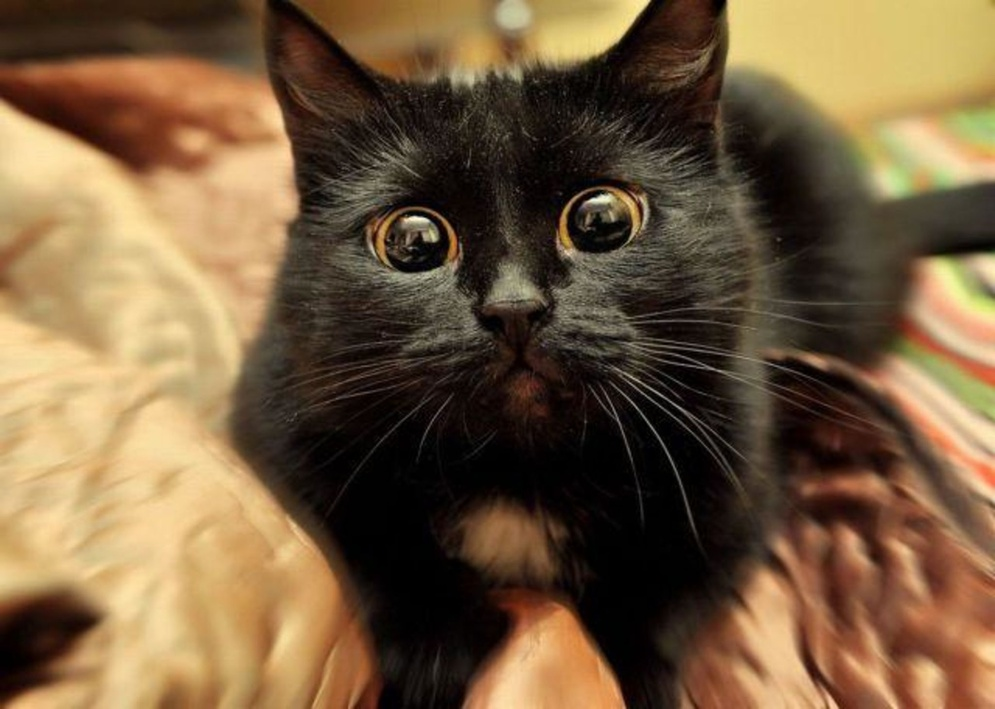
#> input picture PyCharm/pic/Cat.jpg, 995 x 709 px, shrunk from 2048 x 1459 before the run
$ jupyter execute 1.10_Lab7.ipynb
#> lines starting #> are read from the running program, lines starting #| are printed output that depends on the picture
# 1.10

###  Считать цветное изображение, конвертировать его в полутоновое, затем получить негатив полутонового изображения.

[cell 1]
import cv2
from matplotlib import pyplot as plt

[cell 2]
img = cv2.imread("pic/Cat.jpg", 0)
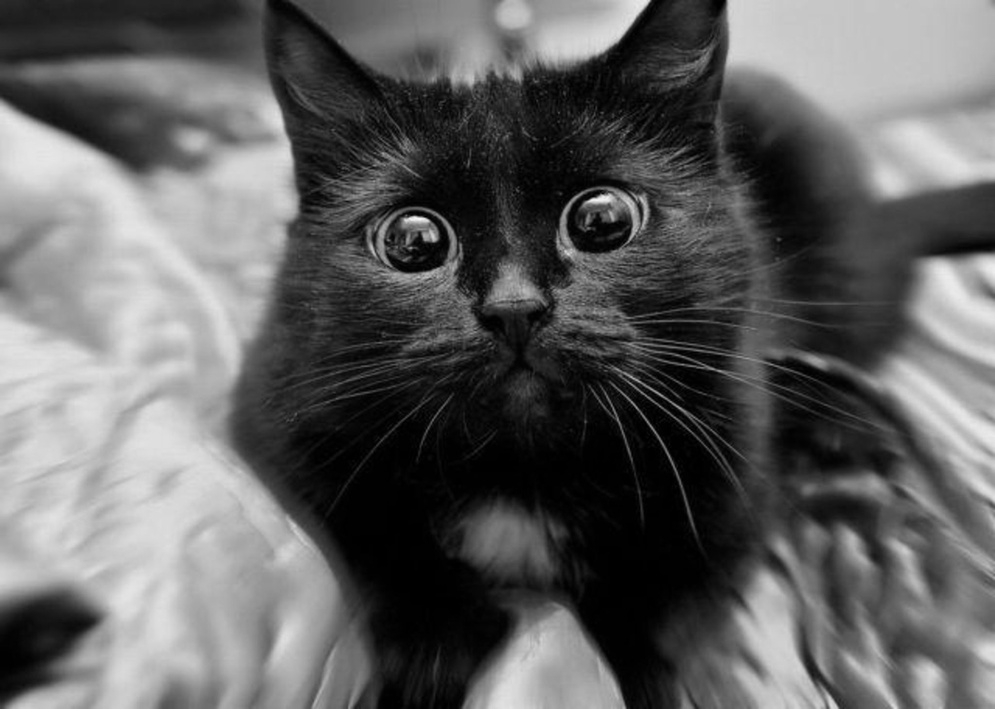
#> img: shape (709, 995); min 0, max 246, mean 96
img = cv2.cvtColor(img, cv2.COLOR_BGR2RGB)
#> img: shape (709, 995, 3)

Функция инвертирования изображения

[cell 3]
img = cv2.bitwise_not(img)
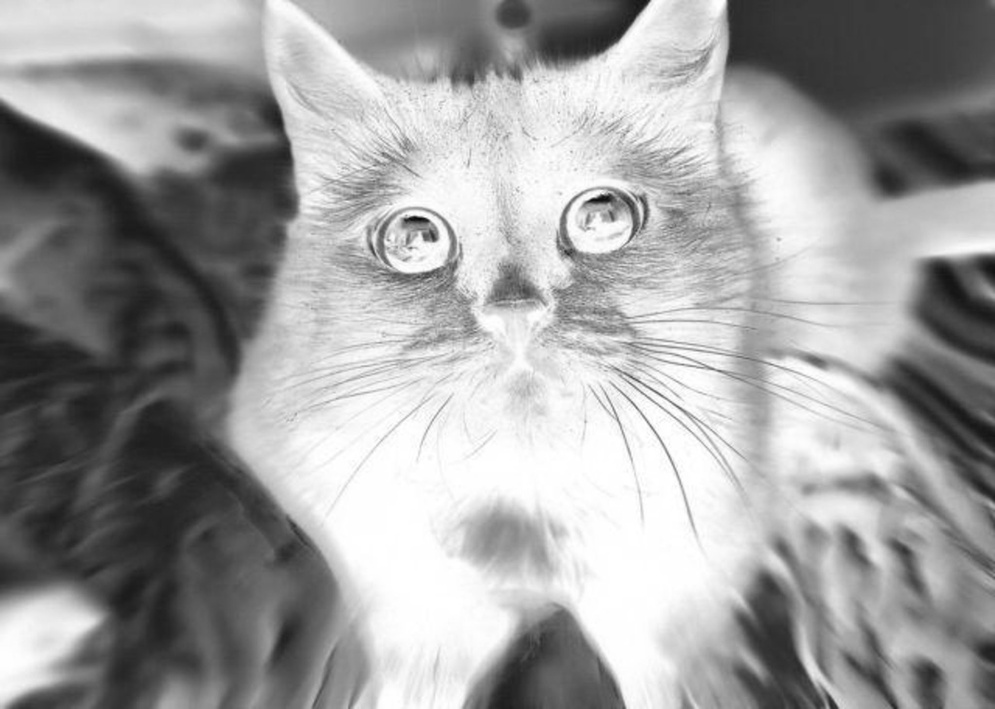
#> img: shape (709, 995, 3); min 9, max 255, mean 159

$ run again, with PyCharm/pic/Ind.jpg copied over PyCharm/pic/Cat.jpg
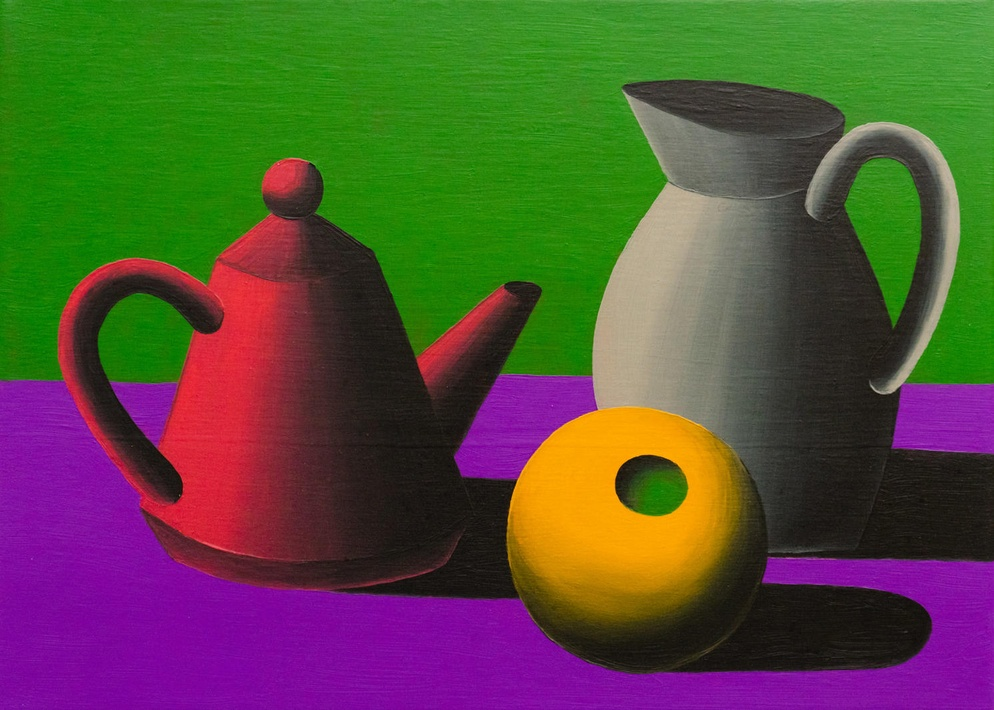
#> input picture PyCharm/pic/Ind.jpg, 994 x 710 px, shrunk from 1492 x 1066 before the run
#> `img = cv2.imread("pic/Cat.jpg", 0)`:
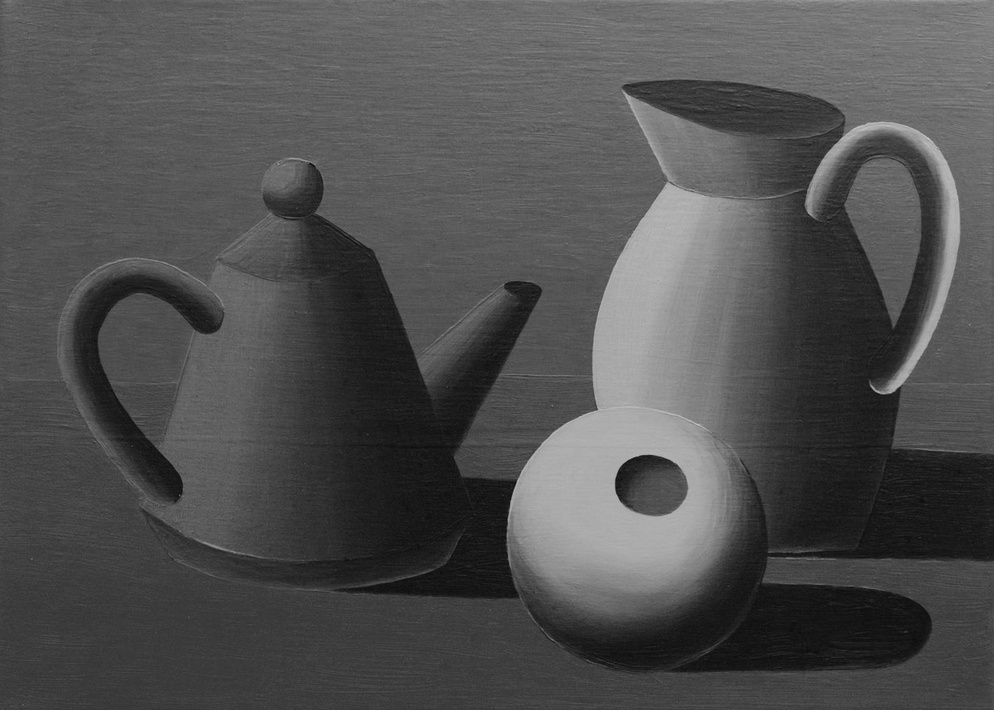
#> img: shape (710, 994); min 10, max 197, mean 79.9
#> `img = cv2.bitwise_not(img)`:
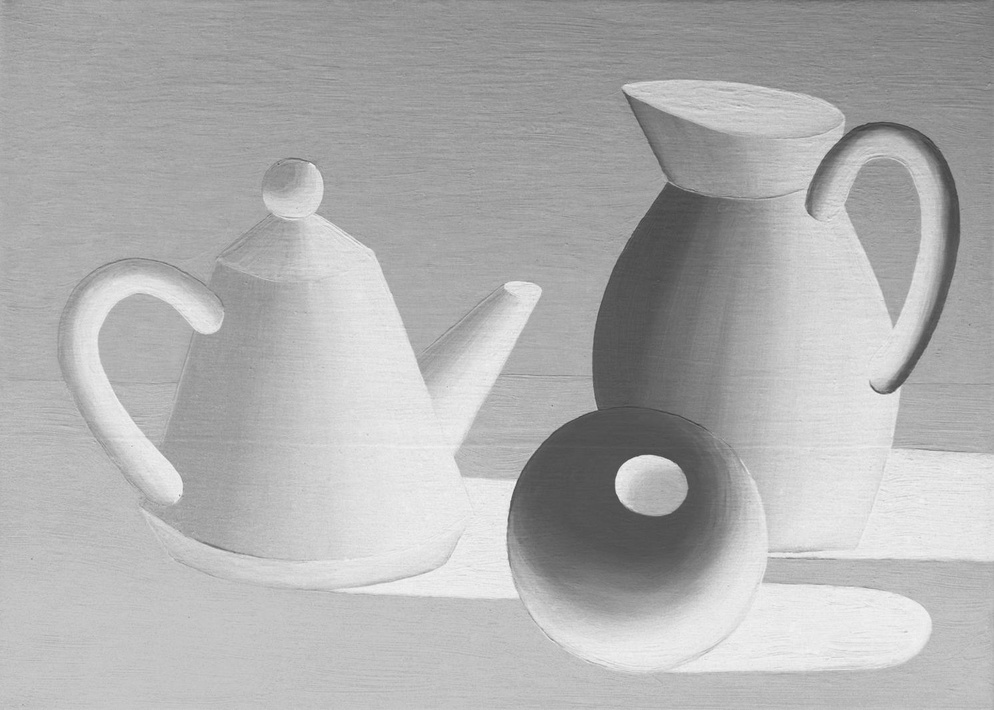
#> img: shape (710, 994, 3); min 58, max 245, mean 175.1
